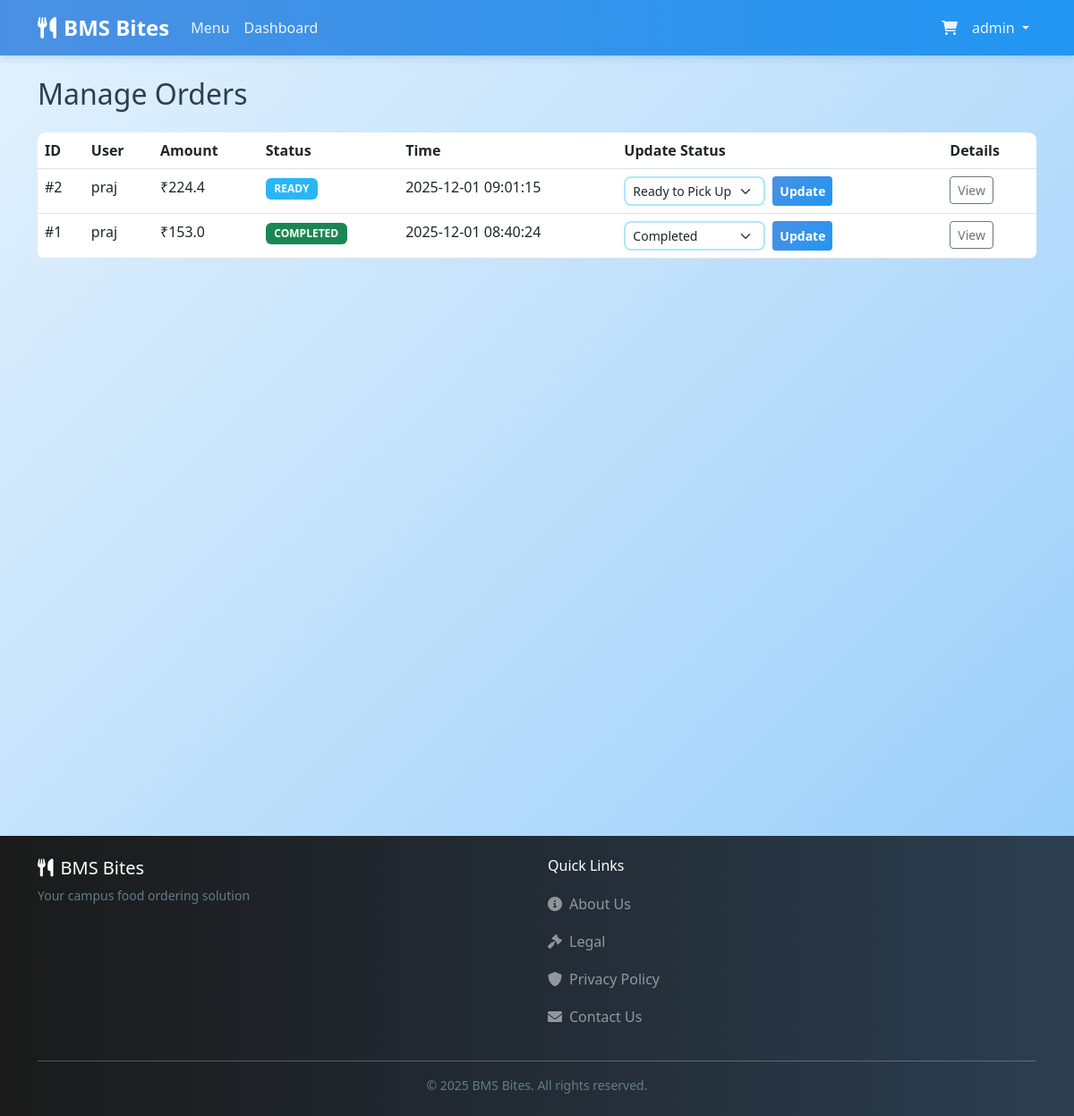
Page /admin/orders (signed in) on the earlier database version.
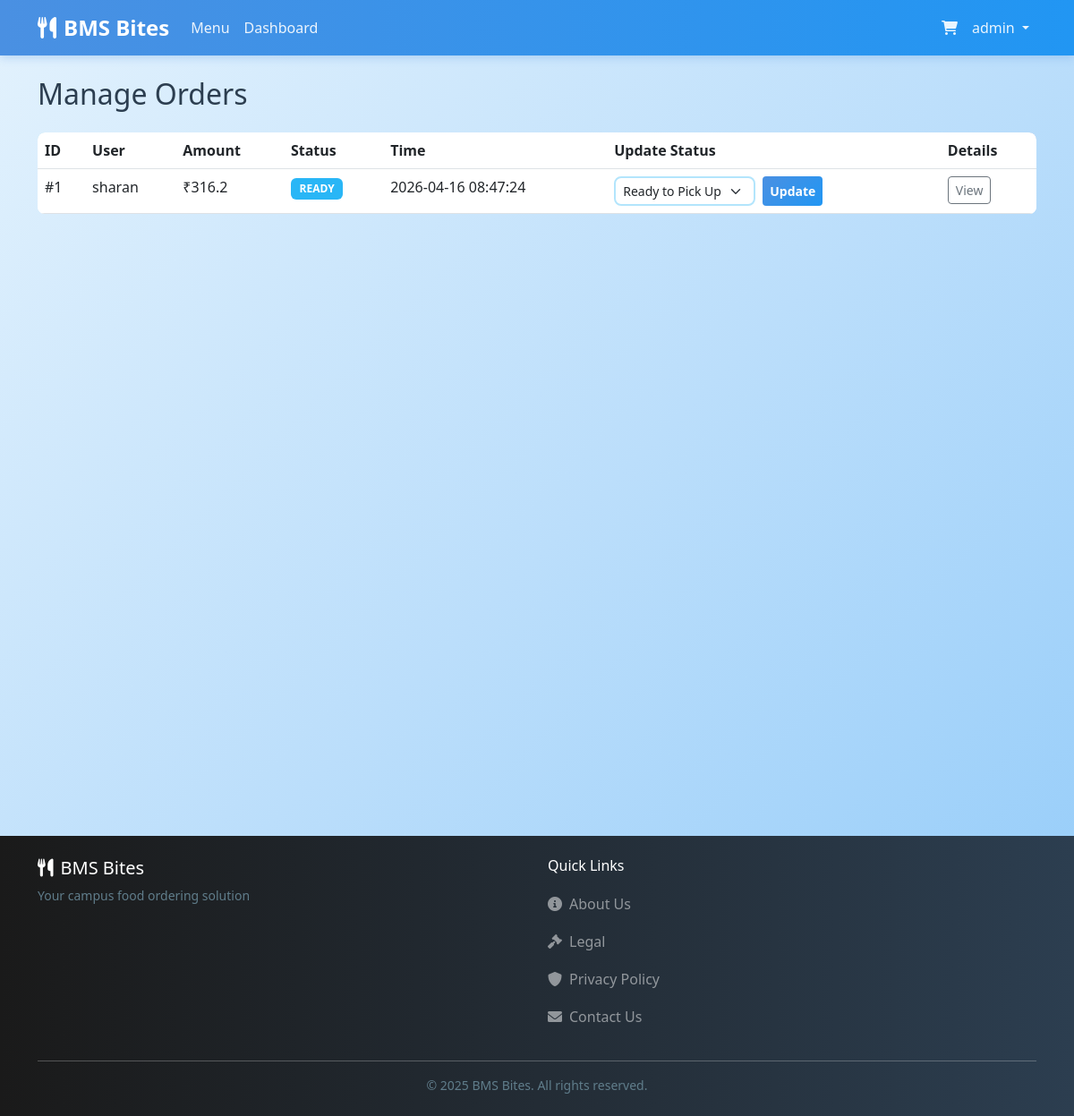
Same page on the later database version.
### tables this page shows
CREATE TABLE orders (
    id INTEGER PRIMARY KEY AUTOINCREMENT,
    user_id INTEGER NOT NULL,
    canteen_id INTEGER NOT NULL,
    total_amount REAL NOT NULL,
    platform_fee REAL DEFAULT 0.0,
    status TEXT NOT NULL DEFAULT 'preparing', -- 'preparing', 'ready', 'completed'
    pickup_time TEXT,
    created_at TIMESTAMP DEFAULT CURRENT_TIMESTAMP,
    FOREIGN KEY (user_id) REFERENCES users (id),
    FOREIGN KEY (canteen_id) REFERENCES canteens (id)
);

CREATE TABLE users (
    id INTEGER PRIMARY KEY AUTOINCREMENT,
    username TEXT UNIQUE NOT NULL,
    email TEXT UNIQUE NOT NULL,
    password_hash TEXT NOT NULL,
    security_question TEXT NOT NULL,
    security_answer TEXT NOT NULL,
    role TEXT NOT NULL DEFAULT 'customer', -- 'customer' or 'admin'
    created_at TIMESTAMP DEFAULT CURRENT_TIMESTAMP
);

### routes/admin.py (the view)
@admin_bp.route('/orders')
@admin_required
def manage_orders():
    orders = order_mgr.get_all_orders()
    return render_template('manage_orders.html', orders=orders)

### app.py (called while the page is built)
@app.context_processor
def inject_session():
    return dict(session=session)

### routes/admin.py (called while the page is built)
def admin_required(view):
    @functools.wraps(view)
    def wrapped_view(**kwargs):
        if session.get('role') != 'admin':
            flash('Admin access required', 'danger')
            return redirect(url_for('auth.login'))
        return view(**kwargs)
    return wrapped_view

### templates/manage_orders.html (shortened to what this page needs)
{% extends "layout.html" %}
{% block content %}
<h2 class="mb-4">Manage Orders</h2>
<div class="table-responsive">
    <table class="table table-hover">
        <thead>
            <tr>
                <th>ID</th>
                <th>User</th>
                <th>Amount</th>
                <th>Status</th>
                <th>Time</th>
                <th>Update Status</th>
                <th>Details</th>
            </tr>
        </thead>
        <tbody>
            {% for order in orders %}
            <tr>
                <td>#{{ order['id'] }}</td>
                <td>{{ order['username'] }}</td>
                <td>₹{{ order['total_amount'] }}</td>
                <td>
                    <span
                        class="badge bg-{{ 'warning' if order['status'] == 'preparing' else 'info' if order['status'] == 'ready' else 'success' }}">
                        {{ order['status']|upper }}
                    </span>
                </td>
                <td>{{ order['created_at'] }}</td>
                <td>
                    <form action="{{ url_for('admin.update_status', order_id=order['id']) }}" method="POST"
                        class="d-flex gap-2">
                        <select name="status" class="form-select form-select-sm" style="width: auto;">
                            <option value="ready" {% if order['status']=='ready' %}selected{% endif %}>Ready to Pick Up
                            </option>
                            <option value="completed" {% if order['status']=='completed' %}selected{% endif %}>Completed
                            </option>
                        </select>
                        <button type="submit" class="btn btn-sm btn-primary">Update</button>
                    </form>
                </td>
                <td>
                    <a href="{{ url_for('main.order_detail', order_id=order['id']) }}"
                        class="btn btn-sm btn-outline-secondary">View</a>
                </td>
            </tr>
            {% endfor %}
        </tbody>
    </table>
</div>
{% endblock %}

### templates/layout.html (shortened to what this page needs)
<!DOCTYPE html>
<html lang="en">
<head>
    <link href="https://cdn.jsdelivr.net/npm/bootstrap@5.3.0/dist/css/bootstrap.min.css" rel="stylesheet">
    <link rel="stylesheet" href="{{ url_for('static', filename='css/style.css') }}">
    <link rel="stylesheet" href="https://cdnjs.cloudflare.com/ajax/libs/font-awesome/6.0.0/css/all.min.css">
</head>
<body>
    <nav class="navbar navbar-expand-lg navbar-dark bg-dark sticky-top">
        <div class="container">
            <a class="navbar-brand" href="{{ url_for('main.index') }}">
                <i class="fas fa-utensils me-2"></i>BMS Bites
            </a>
            <div class="collapse navbar-collapse" id="navbarNav">
                <ul class="navbar-nav me-auto">
                    <li class="nav-item">
                        <a class="nav-link" href="{{ url_for('main.menu') }}">Menu</a>
                    </li>
                    {% if session.get('role') == 'admin' %}
                    <li class="nav-item">
                        <a class="nav-link" href="{{ url_for('admin.dashboard') }}">Dashboard</a>
                    </li>
                    {% endif %}
                </ul>
                <ul class="navbar-nav">
                    <li class="nav-item">
                        <a class="nav-link position-relative" href="{{ url_for('main.cart') }}">
                            <i class="fas fa-shopping-cart"></i>
                        </a>
                    </li>
                    {% if session.get('user_id') %}
                    <li class="nav-item dropdown">
                        <a class="nav-link dropdown-toggle" href="#" id="navbarDropdown" role="button"
                            data-bs-toggle="dropdown">
                            {{ session.get('username') }}
                        </a>
                    </li>
                    {% endif %}
                </ul>
            </div>
        </div>
    </nav>
    <div class="container mt-4 min-vh-100">
        {% block content %}{% endblock %}
    </div>
    <footer class="bg-dark text-white py-4 mt-5">
        <div class="container">
            <div class="row">
                <div class="col-md-6 mb-3 mb-md-0">
                    <h5><i class="fas fa-utensils me-2"></i>BMS Bites</h5>
                    <p class="text-muted small">Your campus food ordering solution</p>
                </div>
                <div class="col-md-6">
                    <h6 class="mb-3">Quick Links</h6>
                    <ul class="list-unstyled">
                        <li class="mb-2">
                            <a href="{{ url_for('main.about') }}"
                                class="text-white-50 text-decoration-none d-inline-flex align-items-center footer-link">
                                <i class="fas fa-info-circle me-2"></i>About Us
                            </a>
                        </li>
                        <li class="mb-2">
                            <a href="{{ url_for('main.legal') }}"
                                class="text-white-50 text-decoration-none d-inline-flex align-items-center footer-link">
                                <i class="fas fa-gavel me-2"></i>Legal
                            </a>
                        </li>
                        <li class="mb-2">
                            <a href="{{ url_for('main.privacy') }}"
                                class="text-white-50 text-decoration-none d-inline-flex align-items-center footer-link">
                                <i class="fas fa-shield-alt me-2"></i>Privacy Policy
                            </a>
                        </li>
                        <li class="mb-2">
                            <a href="{{ url_for('main.contact') }}"
                                class="text-white-50 text-decoration-none d-inline-flex align-items-center footer-link">
                                <i class="fas fa-envelope me-2"></i>Contact Us
                            </a>
                        </li>
                    </ul>
                </div>
            </div>
            <hr class="bg-secondary">
            <p class="text-center text-muted small mb-0">&copy; 2025 BMS Bites. All rights reserved.</p>
        </div>
    </footer>
</body>
</html>

### static/css/style.css (style rules this page uses)
:root { --primary-color: #87CEEB; --secondary-color: #4A90E2; --dark-color: #1a1a1a; --light-bg: #E3F2FD; --white: #FFFFFF; --text-dark: #2c3e50; --success-color: #4CAF50; --warning-color: #FFA726; --danger-color: #EF5350; }
body { font-family: 'Segoe UI', Tahoma, Geneva, Verdana, sans-serif; background: linear-gradient(135deg, #E3F2FD 0%, #BBDEFB 50%, #90CAF9 100%); background-attachment: fixed; min-height: 100vh; color: var(--text-dark); }
.navbar-dark { background: linear-gradient(90deg, #4A90E2 0%, #2196F3 100%) !important; box-shadow: 0 2px 10px rgba(74, 144, 226, 0.3); }
.navbar-brand { font-weight: bold; font-size: 1.5rem; color: var(--white) !important; }
.nav-link { color: rgba(255, 255, 255, 0.9) !important; transition: all 0.3s ease; }
.btn-primary { background: linear-gradient(135deg, #4A90E2 0%, #2196F3 100%); border: none; color: var(--white); font-weight: 600; transition: all 0.3s ease; }
.table { background-color: var(--white); border-radius: 8px; overflow: hidden; }
.table thead { background: linear-gradient(90deg, #87CEEB 0%, #4A90E2 100%); color: var(--white); }
.badge { font-weight: 600; padding: 0.5em 0.8em; }
.bg-info { background-color: #29B6F6 !important; }
.form-control, .form-select { border: 2px solid #B3E5FC; border-radius: 8px; transition: all 0.3s ease; }
footer { margin-top: auto; background: linear-gradient(90deg, #1a1a1a 0%, #2c3e50 100%) !important; color: var(--white); }
html { scroll-behavior: smooth; }
.text-muted { color: #607D8B !important; }
.container { background-color: transparent; }

### templates/layout.html (style rules this page uses)
.footer-link { transition: all 0.3s ease; padding: 5px 0; }
.footer-link i { transition: transform 0.3s ease; }

Differences in the rows shown:
removed orders: id "2", username "praj", total_amount "224.4", status "READY", created_at "2025-12-01 09:01:15", status "Ready to Pick Up"
changed orders id 1: username "praj" → "sharan"; total_amount "153.0" → "316.2"; status "COMPLETED" → "READY"; created_at "2025-12-01 08:40:24" → "2026-04-16 08:47:24"; status "Completed" → "Ready to Pick Up"
